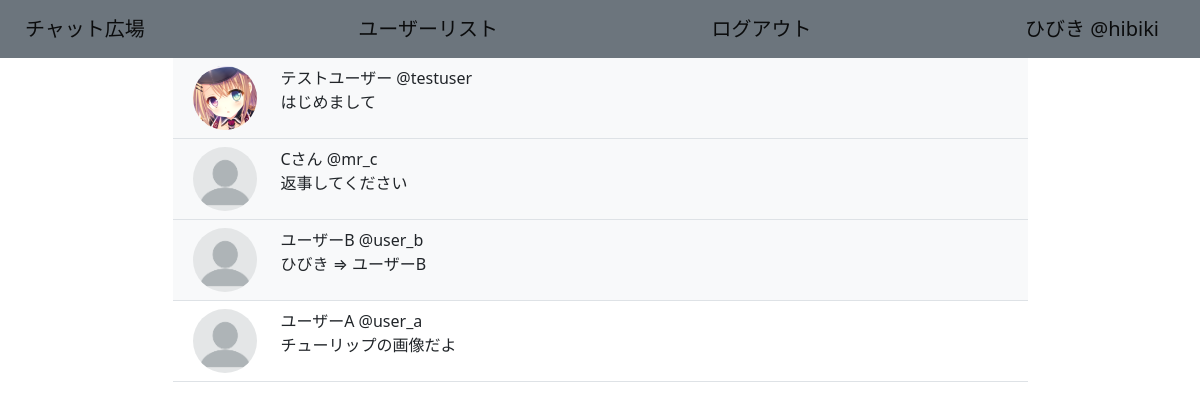
Page /messagebox (signed in) on the committed database.
### chatrooms/models.py (models this page shows, shortened)
class CustomUser(AbstractUser):
    user_name = models.CharField(max_length=100, default="no name")
    memo = models.TextField()
    created_at = models.DateTimeField(auto_now_add=True)
    icon = models.ImageField(upload_to='icon', height_field=None, width_field=None, blank=True, max_length=100, default=False)
    icon_changed = models.DateTimeField(blank=True, auto_now=True)
    REQUIRED_FIELDS = ["user_name","memo"]
    groups = None
    user_permissions = None
    last_login = None
    first_name = None
    last_name = None
    email_address = None
    date_joined = None

class Message(models.Model):
    sent = models.ForeignKey(CustomUser, related_name='sent_message', on_delete=models.CASCADE)
    received = models.ForeignKey(CustomUser, related_name='received_message', on_delete=models.CASCADE)
    text = models.TextField()
    image = models.ImageField(upload_to='messasge', height_field=None, width_field=None, blank=True, max_length=100, default=False)
    created_at = models.DateTimeField(auto_now_add=True)
    cancel = models.BooleanField(default=False)
    def __str__(self):
        return self.text

### chatrooms/views/message.py (the view)
# urls.py: path('messagebox',message.MessageBoxView.as_view(), name="mb"),
class MessageBoxView(ListView):
    template_name='message/box.html'
    model = models.Message
    def get_queryset(self, **kwargs):
        queryset = super().get_queryset()
        try:
            qs1 = queryset.filter(sent=self.request.user).distinct().values_list('received')
        except:
            qs1 = []
        print('送信人数'+str(qs1.count()))
        try:
            qs2 = queryset.filter(received=self.request.user).distinct().values_list('sent')
        except:
            qs2 = []
        print('受信人数'+str(qs2.count()))
        qs = qs1.union(qs2) #[(id,),(id,),(id,)…]の形式
        new_messages = []
        for q in qs:
            message = models.Message.objects.filter(
                Q(received=self.request.user, sent_id=q[0])|
                Q(sent=self.request.user, received_id=q[0])
                ).last()
            new_messages.append(message)
        new_messages.reverse()
        queryset = new_messages
        print(queryset)
        return queryset

### chatrooms/templatetags/icon_filter.py (called while the page is built)
@register.filter
def icon_filter(icon_field):
    if icon_field != 'False':
        return '/media/'+str(icon_field)
    else:
        return '/media/icon/none.png'

### templates/message/box.html (shortened to what this page needs)
{% extends 'base.html' %}
{% load icon_filter %}
{% block content %}
<div class="container">
    {%for message in object_list%}
    <div class="row justify-content-md-center">
        <div class="col-9 p-2  row border-bottom  {%if message.sent.id == user.id %}bg-light{% endif %}" name="user">
            <div class="col-auto" name="icon">
                <img src={%if message.sent == user %}{{message.received.icon|icon_filter}}
                    {%else%}{{message.sent.icon|icon_filter}}
                    {%endif%}
                     alt="" class="rounded-circle col-auto" width="64" height="64">
            </div>
            <div class="col-auto" name="name+id-and-memo">
                {%if message.sent == user %}
                <div class="" name="name+id"><a href={%url 'mr' message.received.username%} class="text-decoration-none text-dark">{{message.received.user_name}} @{{message.received.username}}</a></div>
                {%else%}
                <div class="" name="name+id"><a href={%url 'mr' message.sent.username%} class="text-decoration-none text-dark">{{message.sent.user_name}} @{{message.sent.username}}</a></div>
                {%endif%}
                <div class="" name="memo">{{message.text|linebreaksbr}}</div>
            </div>
        </div>
    </div>
    {%endfor%}
</div>
{% endblock content %}

### templates/base.html (shortened to what this page needs)
<!doctype html>
<html lang="en">
  <head>
    <link href="https://cdn.jsdelivr.net/npm/bootstrap@5.0.2/dist/css/bootstrap.min.css" rel="stylesheet">
  </head>
  <body>
    <nav class="navbar navbar-light bg-secondary">
        <div class="container-fluid">
          <a class="navbar-brand btn" href={% url 'rl' %}>チャット広場</a>
          <a class="navbar-brand btn" href={% url 'ul' %}>ユーザーリスト</a>
          {%if user.is_authenticated%}
          <a class="navbar-brand btn" href={% url 'lo' %}>ログアウト</a>
          <a class="navbar-brand btn" href={% url 'mp' %}>{{user.user_name}} @{{ user.username}}</a>
          {%else%}
          <a class="navbar-brand btn" href={% url 'li' %}>ログイン</a>
          {%endif%}
        </div>
      </nav>
      {% block content %}{% endblock content %}
  </body>
</html>

### rows in the picture
CustomUser: user_name "ひびき", username "hibiki"
Message: received.icon|icon_filter (picture), received.user_name "テストユーザー", received.username "testuser", text "はじめまして"
Message: received.user_name "Cさん", received.username "mr_c", text "返事してください"
Message: received.user_name "ユーザーB", received.username "user_b", text "ひびき ⇒ ユーザーB"
Message: sent.user_name "ユーザーA", sent.username "user_a", text "チューリップの画像だよ"
